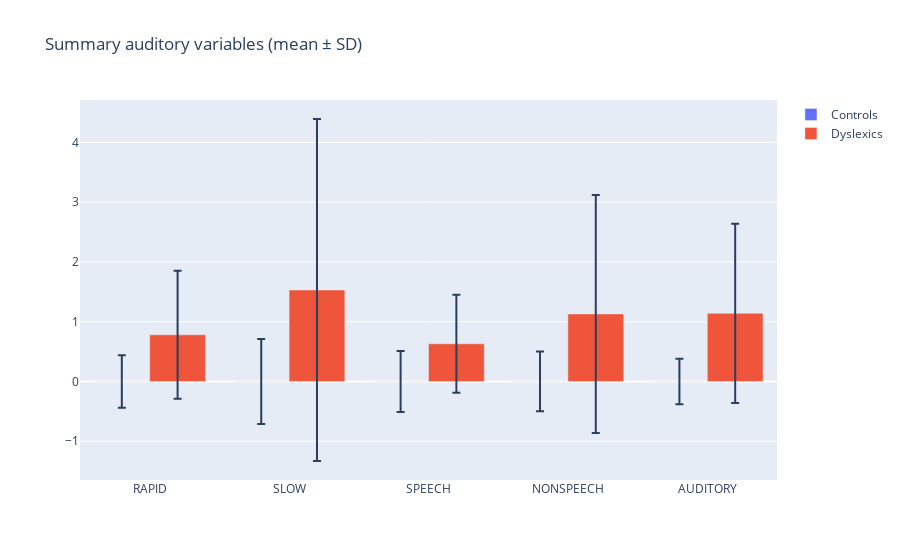

Notebook code cell kept with this figure:
### Markdown cell above
#### Tests of Auditory Perception <a name="auditory-tests"></a>

All auditory perception tests were conducted in a quiet room using headphones. The subjects were tested on a wide range of tests and the summarized results are shown on the error bar chart below. The variables used in the chart are the following:
- **RAPID** - average Z-score from all tasks that involve short sounds or fast transitions
- **SLOW** - average Z-score on all other sounds
- **SPEECH** - average Z-score of all tasks involving speech
- **NONSPEECH** - average Z-score on all tasks involving non-speech
- **AUDITORY** - average Z-score of all tasks which showed poor performance by dyslexics

The results showed that the dyslexics did not have poorer performance than the controls on rapid auditory processing and that there is no real interaction between the groups _RAPID_ and _SLOW_. Therefore, the results do not support the hypothesis that dyslexic people are impaired at rapid audio processing.

Similar to that, the data also indicates that there is no interaction between the groups _SPEECH_ and _NONSPEECH_ which shows that the dyslexics are not worse at speech tasks compared to non-speech tasks.

The biggest takeaway from the tests of auditory perception is that a large proportion of dyslexics have auditory deficits, but they can't be regarded as one of the major causes of dyslexia due to an insignificant difference between the 2 subject groups.

### Code cell
fig = go.Figure()

labels = ['RAPID', 'SLOW', 'SPEECH', 'NONSPEECH', 'AUDITORY']
controls_mean_values = [0, 0, 0, 0, 0]
dyslexics_mean_values = [0.78, 1.53, 0.63, 1.13, 1.14]

controls_standard_deviation_values = [0.44, 0.71, 0.51, 0.5, 0.38]
dyslexics_standard_deviation_values = [1.07, 2.86, 0.82, 1.99, 1.5]

fig.add_trace(go.Bar(
    name='Controls',
    x=labels, 
    y=controls_mean_values,
    error_y=dict(type='data', array=controls_standard_deviation_values)
))
fig.add_trace(go.Bar(
    name='Dyslexics',
    x=labels, 
    y=dyslexics_mean_values,
    error_y=dict(type='data', array=dyslexics_standard_deviation_values)
))


fig.update_layout(barmode='group', title='Summary auditory variables (mean \u00B1 SD)')
iplot(fig)

### Figure 1 — Plotly figure (JSON) as saved in the notebook; plotly's stock layout.template omitted (floating-point values rounded to 4 significant figures)
{"data": [{"error_y": {"array": [0.44, 0.71, 0.51, 0.5, 0.38], "type": "data"}, "name": "Controls", "type": "bar", "x": ["RAPID", "SLOW", "SPEECH", "NONSPEECH", "AUDITORY"], "y": [0, 0, 0, 0, 0]}, {"error_y": {"array": [1.07, 2.86, 0.82, 1.99, 1.5], "type": "data"}, "name": "Dyslexics", "type": "bar", "x": ["RAPID", "SLOW", "SPEECH", "NONSPEECH", "AUDITORY"], "y": [0.78, 1.53, 0.63, 1.13, 1.14]}], "layout": {"barmode": "group", "title": {"text": "Summary auditory variables (mean ± SD)"}}}
